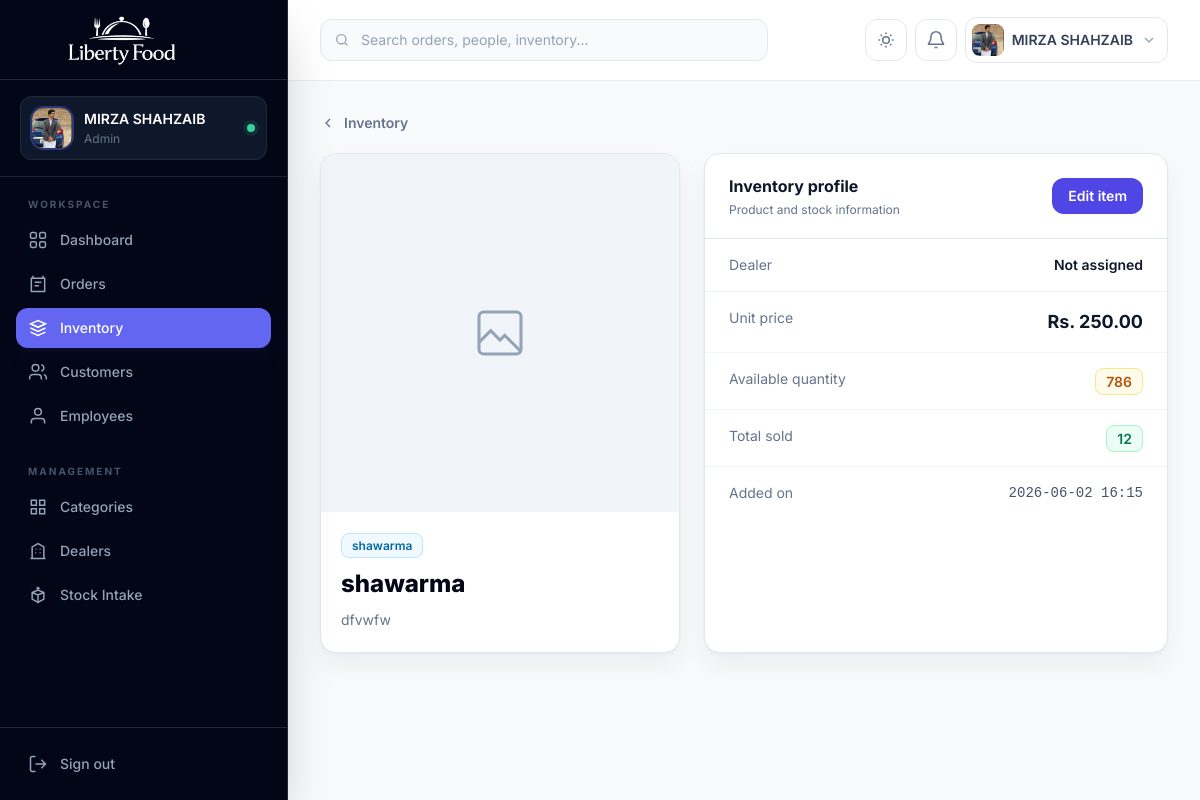
Before: /foods/1/ (signed in) with the older database file.
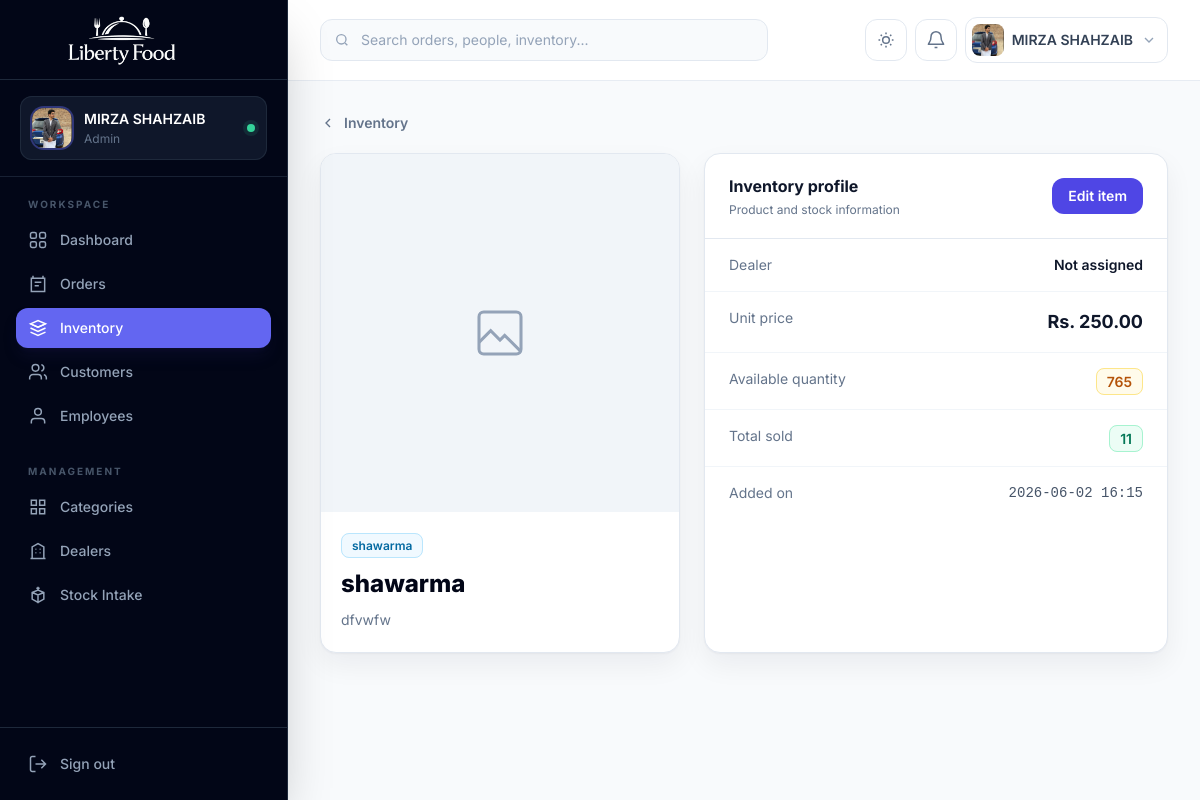
After: the same page with the newer database file.
### core_app/models.py (models this page shows, shortened)
class FoodItem(models.Model):
    name = models.CharField(max_length=100)
    description = models.TextField()
    price = models.DecimalField(max_digits=8, decimal_places=2, blank=True)
    category = models.ForeignKey(Category, on_delete=models.CASCADE)
    dealer = models.ForeignKey(Dealer, on_delete=models.SET_NULL, null=True, blank=True)
    image = models.ImageField(upload_to="food_images/", null=True, blank=True)
    quantity = models.PositiveIntegerField(default=0)
    created_at = models.DateTimeField(auto_now_add=True)
    total_sold = models.PositiveIntegerField(default=0)

class Category(models.Model):
    name = models.CharField(max_length=200)
    image = models.ImageField(upload_to='categories/', null=True, blank=True)
    status = models.BooleanField(default=True)
    def __str__(self):
        return self.name

### core_app/views.py (the view)
# urls.py: path('foods/<int:pk>/', views.fooditem_detail, name='fooditem_detail'),
@admin_required
def fooditem_detail(request, pk):
    item = get_object_or_404(FoodItem, pk=pk)
    total_sold = OrderItem.objects.filter(food_item=item).aggregate(
        total=Sum('quantity')
    )['total'] or 0
    return render(request, "fooditem_detail.html", {
        "item": item,
        "total_sold": total_sold
    })

### accounts/decoraters.py (called while the page is built)
def is_admin(user):
    return user.is_authenticated and (user.is_superuser or user.role == "admin")

def role_required(*roles):
    def decorator(view_func):
        @login_required
        @wraps(view_func)
        def wrapper(request, *args, **kwargs):
            if is_admin(request.user) or request.user.role in roles:
                return view_func(request, *args, **kwargs)
            raise PermissionDenied("You do not have permission to access this page.")
        return wrapper
    return decorator

### templates/fooditem_detail.html (shortened to what this page needs)
{% extends "base.html" %}
{% block content %}
<a href="{% url 'fooditem_list' %}" class="mb-5 inline-flex items-center gap-2 text-sm font-semibold text-slate-500 hover:text-indigo-600"><svg class="h-4 w-4" viewBox="0 0 24 24" fill="none" stroke="currentColor" stroke-width="2"><path d="m15 18-6-6 6-6"/></svg> Inventory</a>
<div class="grid gap-6 lg:grid-cols-[360px_minmax(0,1fr)]">
  <section class="h-fit overflow-hidden rounded-2xl border border-slate-200 bg-white shadow-soft dark:border-slate-800 dark:bg-slate-900">{% if item.image %}<img src="{{ item.image.url }}" alt="{{ item.name }}" class="aspect-square w-full object-cover">{% else %}<div class="flex aspect-square items-center justify-center bg-slate-100 text-slate-400 dark:bg-slate-800"><svg class="h-14 w-14" viewBox="0 0 24 24" fill="none" stroke="currentColor" stroke-width="1.3"><rect x="3" y="3" width="18" height="18" rx="2"/><path d="m3 16 5-5 4 4 2-2 7 7"/></svg></div>{% endif %}<div class="p-5"><span class="rounded-lg border border-sky-200 bg-sky-50 px-2.5 py-1 text-xs font-semibold text-sky-700 dark:border-sky-900 dark:bg-sky-950/50 dark:text-sky-300">{{ item.category }}</span><h1 class="mt-3 text-2xl font-extrabold text-slate-950 dark:text-white">{{ item.name }}</h1><p class="mt-2 text-sm leading-6 text-slate-500">{{ item.description|default:"No description available." }}</p></div></section>
  <section class="overflow-hidden rounded-2xl border border-slate-200 bg-white shadow-soft dark:border-slate-800 dark:bg-slate-900"><div class="flex items-center justify-between border-b border-slate-200 px-6 py-5 dark:border-slate-800"><div><h2 class="font-bold text-slate-900 dark:text-white">Inventory profile</h2><p class="mt-1 text-xs text-slate-500">Product and stock information</p></div><a href="{% url 'fooditem_edit' item.id %}" class="rounded-xl bg-indigo-600 px-4 py-2 text-sm font-semibold text-white">Edit item</a></div><dl class="divide-y divide-slate-100 dark:divide-slate-800"><div class="grid grid-cols-2 px-6 py-4"><dt class="text-sm text-slate-500">Dealer</dt><dd class="text-right text-sm font-semibold text-slate-900 dark:text-white">{% if item.dealer %}{{ item.dealer }}{% else %}Not assigned{% endif %}</dd></div><div class="grid grid-cols-2 px-6 py-4"><dt class="text-sm text-slate-500">Unit price</dt><dd class="text-right text-lg font-bold text-slate-900 dark:text-white">Rs. {{ item.price }}</dd></div><div class="grid grid-cols-2 px-6 py-4"><dt class="text-sm text-slate-500">Available quantity</dt><dd class="text-right"><span class="rounded-lg border border-amber-200 bg-amber-50 px-2.5 py-1 text-sm font-semibold text-amber-700 dark:border-amber-900 dark:bg-amber-950/50 dark:text-amber-300">{{ item.quantity }}</span></dd></div><div class="grid grid-cols-2 px-6 py-4"><dt class="text-sm text-slate-500">Total sold</dt><dd class="text-right"><span class="rounded-lg border border-emerald-200 bg-emerald-50 px-2.5 py-1 text-sm font-semibold text-emerald-700 dark:border-emerald-900 dark:bg-emerald-950/50 dark:text-emerald-300">{{ total_sold }}</span></dd></div><div class="grid grid-cols-2 px-6 py-4"><dt class="text-sm text-slate-500">Added on</dt><dd class="text-right font-mono text-sm text-slate-600 dark:text-slate-300">{{ item.created_at|date:"Y-m-d H:i" }}</dd></div></dl></section>
</div>
{% endblock %}

Changed rows visible on the page:
changed FoodItem "shawarma": quantity "786" → "765"
Other visible differences:
{{ total_sold }}: "12" → "11"
